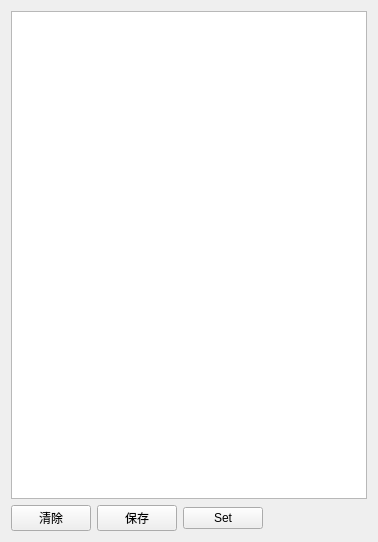
<?xml version="1.0" encoding="UTF-8"?>
<ui version="4.0">
 <class>UAVFlyManage_MavlinkMessageIndicatorDialog</class>
 <widget class="QWidget" name="UAVFlyManage_MavlinkMessageIndicatorDialog">
  <property name="geometry">
   <rect>
    <x>0</x>
    <y>0</y>
    <width>378</width>
    <height>542</height>
   </rect>
  </property>
  <property name="windowTitle">
   <string>UAVFlyManage_MavlinkMessageIndicatorDialog</string>
  </property>
  <layout class="QVBoxLayout" name="verticalLayout">
   <item>
    <widget class="QTextBrowser" name="textBrowser_UAVFlyManage_MavlinkMessageIndicator"/>
   </item>
   <item>
    <layout class="QHBoxLayout" name="horizontalLayout">
     <item>
      <widget class="QPushButton" name="pushButton_UAVFlyManage_MavlinkMessageIndicator_Clear">
       <property name="text">
        <string>清除</string>
       </property>
      </widget>
     </item>
     <item>
      <widget class="QPushButton" name="pushButton_UAVFlyManage_MavlinkMessageIndicator_Save">
       <property name="text">
        <string>保存</string>
       </property>
      </widget>
     </item>
     <item>
      <widget class="QPushButton" name="pushButton_UAVFlyManage_MavlinkMessageIndicator_Set">
       <property name="text">
        <string>Set</string>
       </property>
      </widget>
     </item>
     <item>
      <spacer name="horizontalSpacer">
       <property name="orientation">
        <enum>Qt::Horizontal</enum>
       </property>
       <property name="sizeHint" stdset="0">
        <size>
         <width>40</width>
         <height>20</height>
        </size>
       </property>
      </spacer>
     </item>
    </layout>
   </item>
  </layout>
 </widget>
 <resources/>
 <connections/>
</ui>
